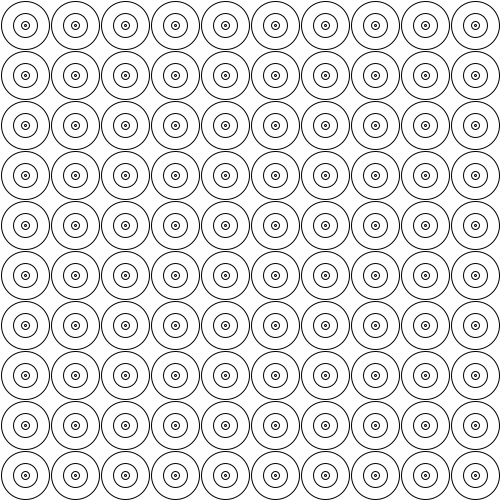
Frame 1 (no input)
Frame 60 (the mouse pressed at the canvas centre just before this capture): identical to frame 1, image omitted
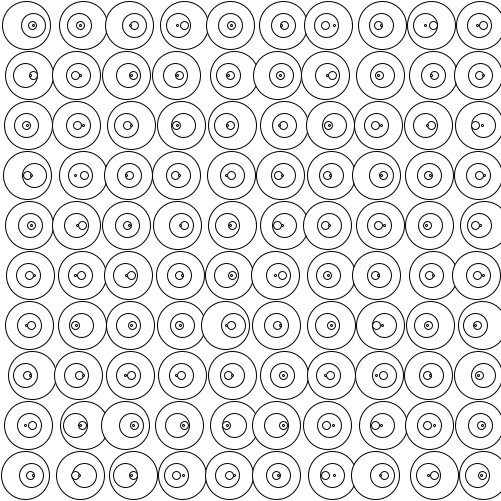
Frame 120 (the mouse held since frame 60 and released just before this capture)

The Processing sketch that drew these frames (run headless with seeded random() and noise(); from frame 60 on, the mouse is pressed at the canvas centre):

// Processing sketch: processing_162396
// ── processing_162396.pde

// by gilles marion
// modifiÃ© par AurÃ©lie Virely
//corrigé par Lucille

//1)***
//2)***
//3)***
//4)***
//5)***
//6)***
//7)***
//8)***
 
// DÃ©finition des variables
float diametre = 48; // diametre du plus grand cercle de base
int ecart = 50; // Ã©cartement des cercles, pour laisser un blanc entre
int decalage = ecart/2; // dÃ©calage du centre des cercles â�¦
// â�¦ par rapport au bord de la fenÃªtre ( moitiÃ© de l'Ã©cartement )
float posX, posY; // variables pour les ccordonnÃ©es du centre du cercle
int nombreEllipses = 5;
float decalageRondsX, decalageRondsY;

void setup() {
  size(501,501); //501 pixels et pas 500 pour que les ellipses ne touchent pas les bords
  background(255);
  smooth();
}
 
void draw() {
    background(255);

  
  for (int i = 0; i < 10; i++) { // premiÃ¨re boucle pour rÃ©pÃ©ter les ellipses en X, 10 fois
    for (int j = 0; j < 10; j++) { // seconde boucle pour rÃ©pÃ©ter les ellipses en Y, 10 fois
      for (int n = 1; n < nombreEllipses; n++) { // troisiÃ¨me boucle pour imbriquer plusieurs ellipses
        posX = decalage + i*ecart;
        posY = decalage + j*ecart;
        
        //DÃ©calage aprÃ¨s clic souris
        if (mousePressed) {
          posX = posX + random(10);
        }
        diametre = diametre/n; // le diametre est divisÃ© par le nombre de tours de la boucle, de 1 Ã  4
        ellipse(posX, posY, diametre, diametre);
        
      }
      diametre = 48; // On ramÃ¨ne le diamÃ¨tre Ã  sa valeur d'origine, le grand cercle,
      // avant de redessiner une sÃ©rie de 4 cercles imbriquÃ©s
    }
  }


}
